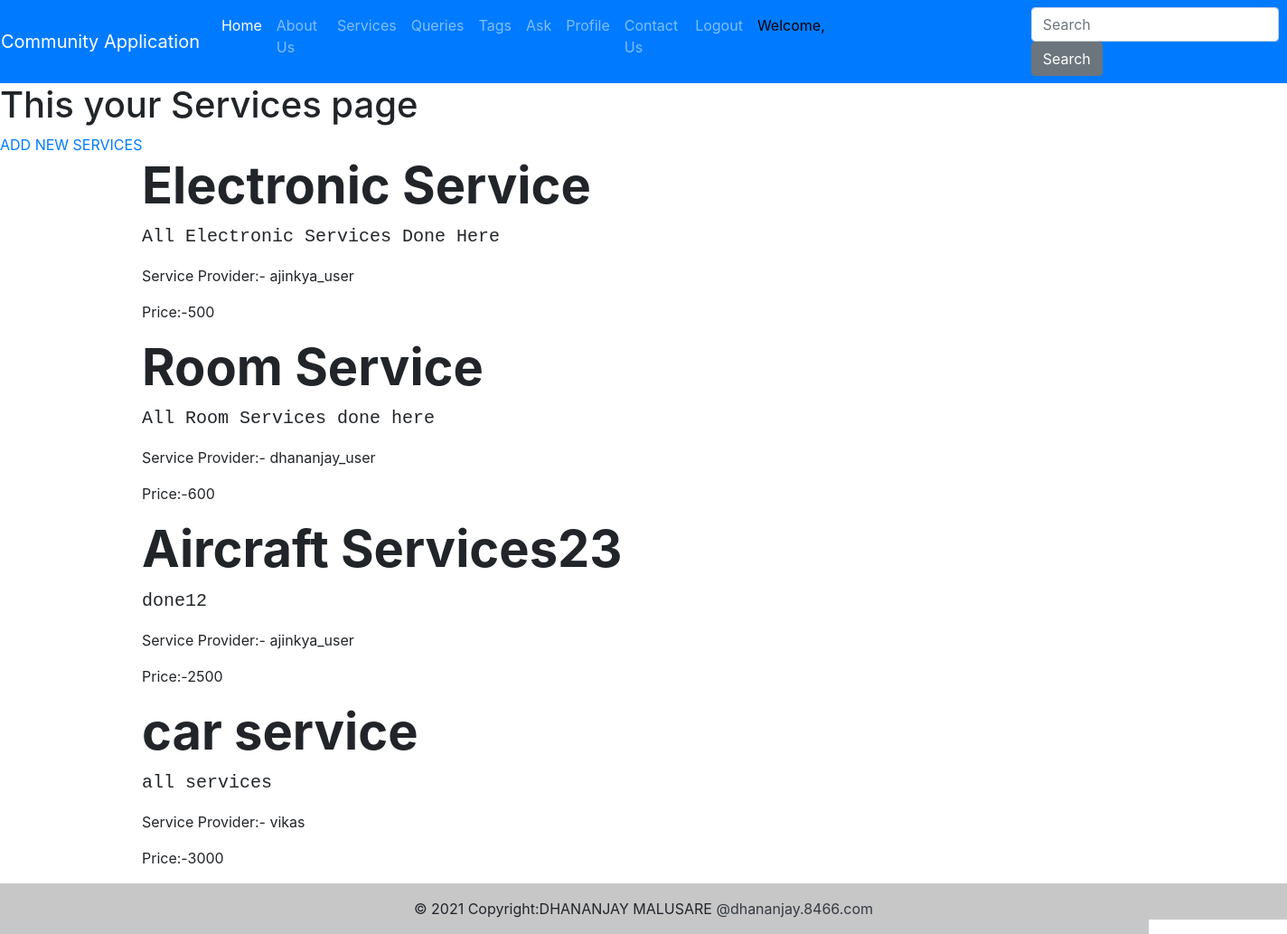
Page /community/services on the committed database.
### community/models.py (models this page shows, shortened)
class Post(models.Model):
    Nmae_of_service_provider=models.ForeignKey(settings.AUTH_USER_MODEL, on_delete=models.CASCADE)
    title=models.CharField(max_length=200)
    text=models.TextField()
    Price=models.CharField(max_length=200)
    Contact_number=models.CharField(max_length=100)
    created_date=models.DateTimeField(default=timezone.now)
    published_date=models.DateTimeField(blank=True, null=True)

### community/views.py (the view)
# urls.py: path('services',views.services,name="services"),
def services(request):
    posts=Post.objects.all()
    return render(request,'services.html',{'posts':posts})

### community/templates/services.html (shortened to what this page needs)
{% extends "dashboard.html" %}
    {% block content %}
    <h1>This your Services page</h1>
    <a href="{% url 'post_new' %}" class="top-menu">ADD NEW SERVICES</a>
        {% for post in posts %}
            <div class="container">
                <h2 class="display-4 font-weight-bold">{{post.title}}</h2>
                <pre class="lead">{{post.text}}</pre>
                <p>Service Provider:- {{post.Nmae_of_service_provider}}</p>
                <p>Price:-{{post.Price}}</p>
            </div>
        {% endfor %}
    {% endblock %}

### community/templates/dashboard.html (shortened to what this page needs)
{% load static %}
<!DOCTYPE html>
<html lang="en">
<head>
    <link rel="stylesheet" href="https://maxcdn.bootstrapcdn.com/bootstrap/4.0.0/css/bootstrap.min.css">
    <link rel="stylesheet" href="{% static 'animate.min.css' %}" />
    <link rel="stylesheet" href="{% static 'bootstrap.min.css' %}" />
    <link rel="stylesheet" href="{% static 'fa4/css/font-awesome.min.css' %}" />
</head>
<body>
<div class="row">
    <nav class="navbar navbar-expand-lg navbar-dark bg-primary" style="width:-webkit-fill-available;">
  <a class="navbar-brand" href="#">Community Application</a>
  <div class="collapse navbar-collapse" id="navbarColor01">
    <ul class="navbar-nav mr-auto">
      <li class="nav-item active">
        <a class="nav-link" href="{% url 'dashboard' %}">Home
        </a>
      </li>
      <li class="nav-item">
        <a class="nav-link" href="{% url 'about_us' %}">About Us</a>
      </li>
        <li class="nav-item">
        <a class="nav-link" href="{% url 'post_list' %}">Services</a>
      </li>
           <li class="nav-item">
        <a class="nav-link" href="{% url 'queries' %}">Queries</a>
      </li>
      <li class="nav-item">
        <a class="nav-link" href="{% url 'tags' %}">Tags</a>
      </li>
      <li class="nav-item">
        <a class="nav-link" href="{% url 'ask-question' %}">Ask</a>
      </li>
      <li class="nav-item">
        <a class="nav-link" href="{% url 'profile' %}">Profile</a>
      </li>
      <li class="nav-item">
        <a class="nav-link" href="{% url 'contact_us' %}">Contact Us</a>
      </li>
      <li class="nav-item">
        <a class="nav-link" href="{% url 'logout' %}">Logout</a>
      </li>
      <li class="nav-item">
        <a class="nav-link" style="color: Black">Welcome,{{user.username}}</a>
      </li>
    <form class="form-inline my-2 my-lg-0" style="padding-left: 220px;">
      <input class="form-control mr-sm-2" type="text" placeholder="Search">
      <button class="btn btn-secondary my-2 my-sm-0" type="submit">Search</button>
    </form>
    </ul>
  </div>
</nav>
</div>
{% block content %}{% endblock %}
<footer class="bg-light text-center text-lg-start">
 <div class="text-center p-3" style="background-color: rgba(0, 0, 0, 0.2);">
    © 2021 Copyright:DHANANJAY MALUSARE
    <a class="text-dark" href="https://mdbootstrap.com/">@dhananjay.8466.com</a>
  </div>
</footer>
</body>
</html>

### rows in the picture
Post: title "Electronic Service", text "All Electronic Services Done Here", Nmae_of_service_provider "ajinkya_user", Price "500"
Post: title "Room Service", text "All Room Services done here", Nmae_of_service_provider "dhananjay_user", Price "600"
Post: title "Aircraft Services23", text "done12", Nmae_of_service_provider "ajinkya_user", Price "2500"
Post: title "car service", text "all services", Nmae_of_service_provider "vikas", Price "3000"
